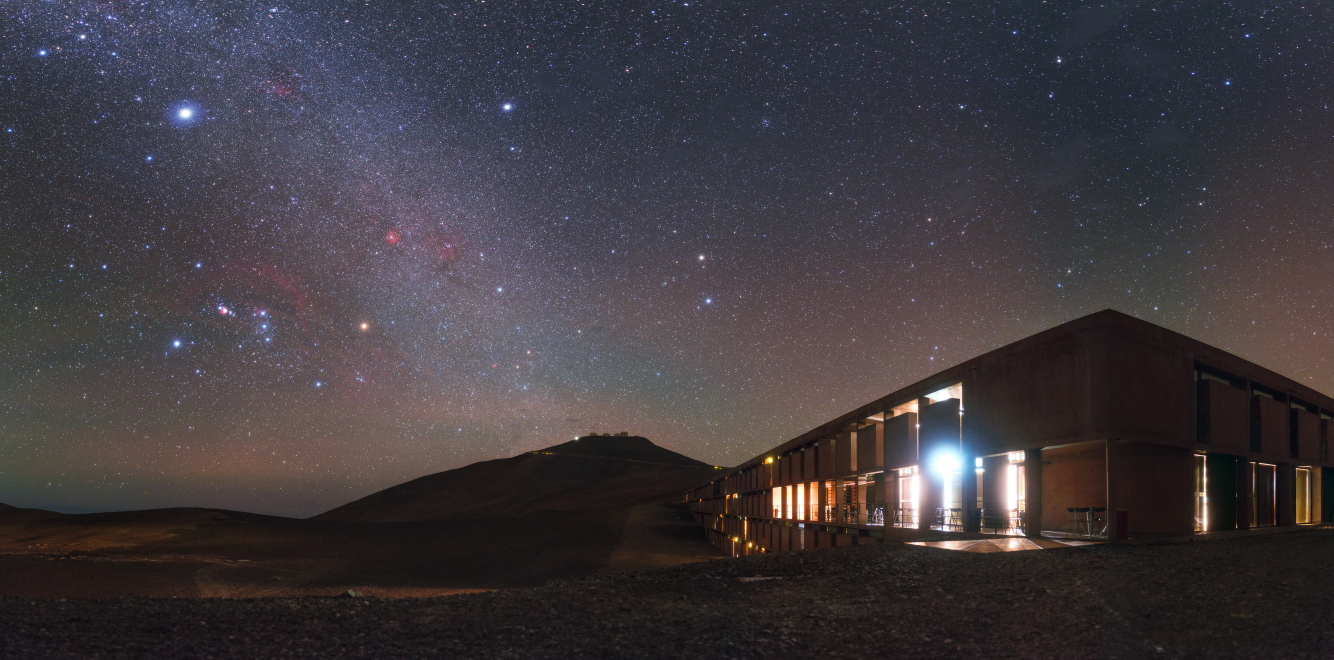
#> input picture assets/08/v02/light-pollution.jpg, 4000 x 1978 px (shown at 1/3 size)
$ python create_batch_b_assets.py
#> lines starting #> are read from the running program, lines starting #| are printed output that depends on the picture
"""Course v0.2 batch B: fetch identified ESO media; draw explicit scientific models.
Run with conda run -n dl_env python assets/08/v02/create_batch_b_assets.py
Original media are untouched. No inputs from existing course drafts are overwritten.
"""
from pathlib import Path
import csv, hashlib, json, math
import requests
import numpy as np
import matplotlib
matplotlib.use('Agg')
import matplotlib.pyplot as plt
from PIL import Image

ROOT=Path(__file__).resolve().parents[2]
plt.rcParams.update({'font.size':16,'axes.titlesize':19,'axes.labelsize':17,'figure.facecolor':'white','svg.fonttype':'none'})
photos=[
('08','light-pollution.jpg','https://cdn.eso.org/images/publicationjpg/potw1936a.jpg'),
('08','airglow.jpg','https://cdn.eso.org/images/publicationjpg/potw1638a.jpg'),
('09','primary-mirror.jpg','https://cdn.eso.org/images/large/recoating-ut4.jpg'),
('09','neptune-ao.jpg','https://cdn.eso.org/images/large/eso1824b.jpg'),
('10','flames-spectra.jpg','https://cdn.eso.org/images/large/eso0219b.jpg'),
]
records=[]
for nn,name,url in photos:
    folder=ROOT/nn/'v02'; folder.mkdir(parents=True,exist_ok=True)
    path=folder/name
    if not path.exists():
        r=requests.get(url,timeout=50);r.raise_for_status();path.write_bytes(r.content)
    with Image.open(path) as im:
#> im is the input picture: PIL image 4000x1978 RGB; mean R, G, B 63.5, 58.2, 62.7
        im.load(); size=im.size
#> after `size = im.size`: size = (4000, 1978)
    records.append({'path':str(path.relative_to(ROOT.parent)).replace('\\','/'),'url':url,'size':size,'sha256':hashlib.sha256(path.read_bytes()).hexdigest()})
def save(fig,nn,name):
    d=ROOT/nn/'v02';d.mkdir(parents=True,exist_ok=True)
    fig.savefig(d/(name+'.png'),dpi=180,bbox_inches='tight')
    fig.savefig(d/(name+'.svg'),bbox_inches='tight')
    plt.close(fig)

# Airmass and extinction: illustrative k=0.20 mag per airmass, planar atmosphere.
h=np.linspace(15,90,301);X=1/np.sin(np.deg2rad(h))
#> after `h = np.linspace(15, 90, 301)`: h = 301 values from 15 to 90
#> after `X = 1 / np.sin(np.deg2rad(h))`: X = 301 values, max 3.86 at index 0, min 1 at index 300, mean 1.55
fig,ax=plt.subplots(1,2,figsize=(14,5))
ax[0].plot(h,X,color='#155c8a',lw=3);ax[0].set(xlabel='Altitude h (degrees)',ylabel='Relative airmass X',title='Plane-parallel model: X = 1 / sin(h)',xlim=(15,90),ylim=(0.9,4.2))
for a in [15,30,60,90]:
    x=1/math.sin(math.radians(a));ax[0].scatter(a,x,color='#e17825');ax[0].annotate(f'{x:.2f}',(a,x),xytext=(4,6),textcoords='offset points')
for k,c in [(0.10,'#e17825'),(0.20,'#155c8a'),(0.40,'#672e88')]:
    ax[1].plot(h,10**(-.4*k*X),lw=3,label=f'k = {k:.2f} mag / airmass',color=c)
ax[1].set(xlabel='Altitude h (degrees)',ylabel='Flux / above-atmosphere flux',title='Extinction model (no clouds)',xlim=(15,90),ylim=(0,1));ax[1].legend(fontsize=12)
for a in ax:a.grid(alpha=.25)
fig.tight_layout();save(fig,'08','airmass-extinction')
#> in save, `fig.savefig(d/(name+'.png'),dpi=180,bbox_inches='tight')`:
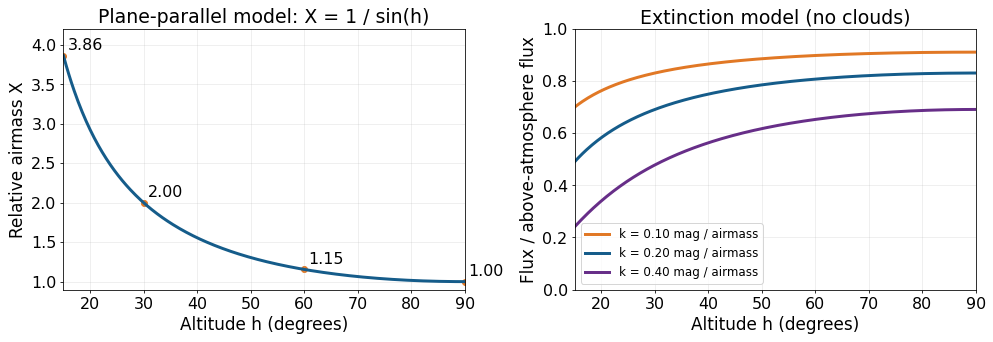
#> figure drawn by matplotlib, 2 panels; panel 1: curve peaks at x = 15, y = 3.86; panel 2: curve peaks at x = 90, y = 0.912; panel 2: curve peaks at x = 90, y = 0.832; panel 2: curve peaks at x = 90, y = 0.692

# Detector demonstration; model mean signals + same source above different background.
fig,ax=plt.subplots(1,3,figsize=(15,4.8));xx=np.arange(0,100)
for a,B in zip(ax,[20,100,500]):
    source=20*np.exp(-.5*((xx-50)/11)**2);a.plot(xx,np.full_like(xx,B),ls='--',color='#888888',label='Sky background B');a.plot(xx,B+source,color='#155c8a',lw=3,label='Source + sky')
    a.set(xlabel='Position (arbitrary units)',ylabel='Mean counts per cell',title=f'Same source, B = {B}',ylim=(0,550));a.text(.04,.80,f'Peak contrast = {20/B:.2f}',transform=a.transAxes)
ax[0].legend(fontsize=11);fig.suptitle('The object is unchanged; the background changes',y=1.04);fig.tight_layout();save(fig,'08','background-contrast')
#> call 2 of save, with nn = '08', name = 'background-contrast'
#> in save (call 2), `fig.savefig(d/(name+'.png'),dpi=180,bbox_inches='tight')`:
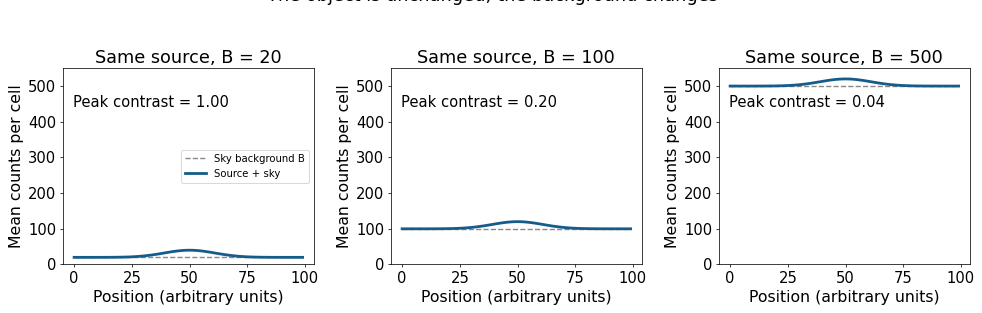
#> figure drawn by matplotlib, 3 panels; panel 1: curve peaks at x = 50, y = 40; panel 2: curve peaks at x = 50, y = 120; panel 3: curve peaks at x = 50, y = 520

# Two field angles form separate focal-plane positions; no eyepiece, no aberrations.
fig,ax=plt.subplots(figsize=(13,5.3));F=8;L=2
for theta,c in [(0,'#e17825'),(.11,'#155c8a')]:
    yfocus=F*theta
    for y in [-1.7,-.8,.8,1.7]:
        ax.plot([-4,0],[y-4*theta,y],color=c,lw=2)
        ax.plot([0,F],[y,yfocus],color=c,lw=2)
    ax.scatter(F,yfocus,c=c,s=70,zorder=3)
ax.plot([0,0],[-2.1,2.1],color='black',lw=7,alpha=.5)
ax.plot([F,F],[-2.2,2.2],color='#777777',lw=2,ls='--')
ax.annotate('',(0,-2.5),(F,-2.5),arrowprops={'arrowstyle':'<->'});ax.text(3,-2.85,'Focal length F')
ax.text(-.7,2.35,'Objective');ax.text(7.4,2.35,'Focal plane');ax.text(8.3,.5,'y = F tan(theta)');ax.text(-3,-2.8,'Two incoming directions')
ax.set(xlim=(-4.5,11),ylim=(-3.2,3),title='Directions become positions (ideal paraxial lens)',aspect='equal');ax.axis('off');save(fig,'09','focal-plane')
#> call 3 of save, with nn = '09', name = 'focal-plane'
#> in save (call 3), `fig.savefig(d/(name+'.png'),dpi=180,bbox_inches='tight')`:
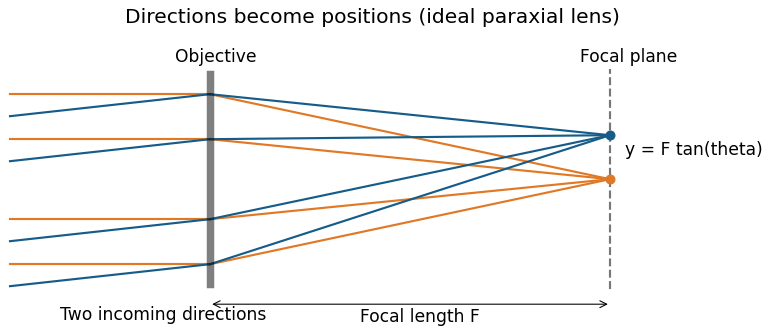
#> figure drawn by matplotlib, 1 panel

# Aperture wavelength angular resolution; rayleigh vs arbitrary illustrative seeing.
D=np.linspace(.06,.40,300)
fig,ax=plt.subplots(1,2,figsize=(14,5))
ax[0].plot(D*1000,1.22*550e-9/D*206265,color='#155c8a',lw=3,label='Rayleigh: 550 nm')
ax[0].plot(D*1000,1.22*800e-9/D*206265,color='#e17825',lw=3,label='Rayleigh: 800 nm')
ax[0].axhline(2,ls='--',color='#666666',label='Illustrative seeing FWHM: 2 arcsec')
ax[0].set(xlabel='Aperture D (mm)',ylabel='Angular scale (arcsec)',title='Different definitions of angular scale',ylim=(0,3.8));ax[0].legend(fontsize=11);ax[0].grid(alpha=.2)
xx=np.linspace(-4,4,1000)
for fw,c in [(.7,'#155c8a'),(2,'#e17825')]:
    sig=fw/2.355;y=np.exp(-.5*((xx-1)/sig)**2)+np.exp(-.5*((xx+1)/sig)**2)
    ax[1].plot(xx,y,lw=3,label=f'Gaussian PSF FWHM = {fw} arcsec',color=c)
ax[1].set(xlabel='Sky position (arcsec)',ylabel='Relative intensity',title='Two equal sources 2 arcsec apart');ax[1].legend(fontsize=11);ax[1].grid(alpha=.2)
fig.tight_layout();save(fig,'09','resolution-and-seeing')
#> call 4 of save, with nn = '09', name = 'resolution-and-seeing'
#> in save (call 4), `fig.savefig(d/(name+'.png'),dpi=180,bbox_inches='tight')`:
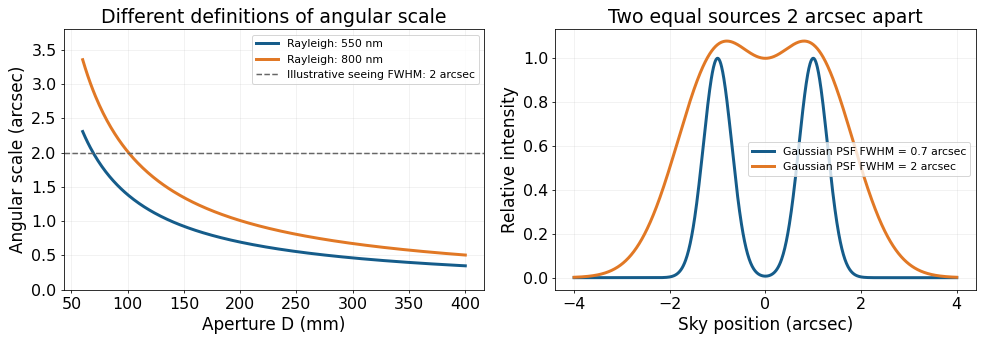
#> figure drawn by matplotlib, 2 panels; panel 1: curve peaks at x = 60, y = 2.31; panel 1: curve peaks at x = 60, y = 3.36; panel 2: curve peaks at x = -0.997, y = 1; panel 2: curve peaks at x = -0.805, y = 1.08

# Planck B_lambda for equal emitting areas: absolute and each normalized to own peak.
lam=np.linspace(100,2200,1500);lm=lam*1e-9;H=6.62607015e-34;C=299792458;K=1.380649e-23
fig,ax=plt.subplots(1,2,figsize=(14,5))
for T,c in [(3000,'#b4482d'),(5800,'#e3a320'),(10000,'#2165a5')]:
    bb=2*H*C*C/lm**5/np.expm1(H*C/(lm*K*T))
    ax[0].plot(lam,bb/1e13,c=c,lw=3,label=f'{T} K');ax[1].plot(lam,bb/bb.max(),c=c,lw=3,label=f'{T} K')
for a in ax:
    a.axvspan(380,750,color='#a9a9a9',alpha=.12);a.set(xlabel='Wavelength (nm)',xlim=(100,2200));a.grid(alpha=.2);a.legend()
ax[0].set(ylabel='B_lambda (10^13 W sr^-1 m^-3)',title='Same emitting area: absolute spectral radiance')
ax[1].set(ylabel='B_lambda / individual peak',title='Shape comparison: each curve normalized',ylim=(0,1.08))
fig.tight_layout();save(fig,'10','planck-curves')
#> in save (call 5), `fig.savefig(d/(name+'.png'),dpi=180,bbox_inches='tight')`:
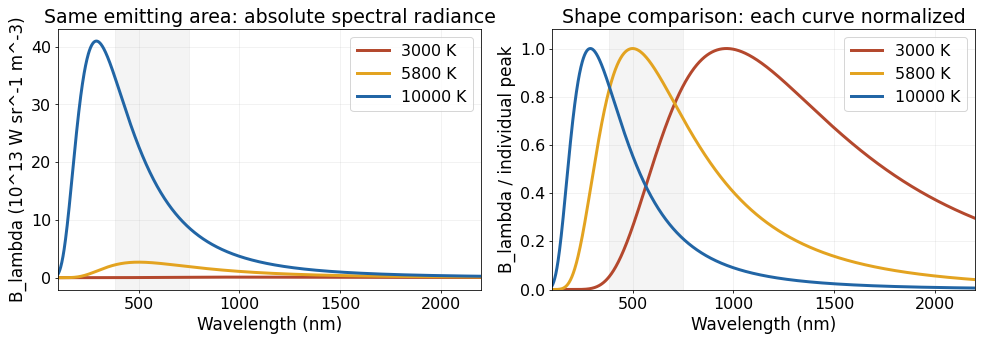
#> figure drawn by matplotlib, 2 panels; panel 1: curve peaks at x = 965.8, y = 0.0995; panel 1: curve peaks at x = 499.3, y = 2.69; panel 1: curve peaks at x = 289.1, y = 40.96; panel 2: curve peaks at x = 965.8, y = 1

fig,ax=plt.subplots(1,2,figsize=(14,5))
dm=np.linspace(-1,6,300);ax[0].semilogy(dm,10**(-.4*dm),lw=3,color='#155c8a');ax[0].set(xlabel='m - reference magnitude',ylabel='Flux / reference flux',title='A magnitude step is a ratio, not a subtraction');ax[0].grid(alpha=.25)
d=np.linspace(1,100,300);ax[1].plot(d,5*np.log10(d/10),lw=3,color='#e17825');ax[1].set(xlabel='Distance (pc)',ylabel='m - M (no extinction)',title='Distance modulus: identical intrinsic luminosity');ax[1].grid(alpha=.25)
for dist in [10,25,100]:
    value=5*math.log10(dist/10);ax[1].scatter(dist,value,c='#155c8a');ax[1].annotate(f'{dist} pc: {value:.2f} mag',(dist,value),xytext=(-140,-25) if dist==100 else (8,8),textcoords='offset points',fontsize=12)
fig.tight_layout();save(fig,'10','magnitude-distance')
#> in save (call 6), `fig.savefig(d/(name+'.png'),dpi=180,bbox_inches='tight')`:
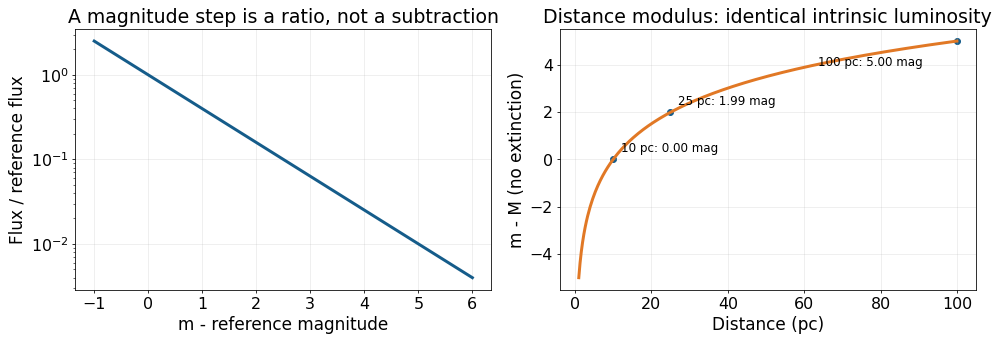
#> figure drawn by matplotlib, 2 panels; panel 1: curve peaks at x = -1, y = 2.51; panel 2: curve peaks at x = 100, y = 5

(ROOT/'08'/'v02'/'download-record.json').write_text(json.dumps(records,ensure_ascii=False,indent=2),encoding='utf-8')
print(json.dumps(records,ensure_ascii=False,indent=2))
